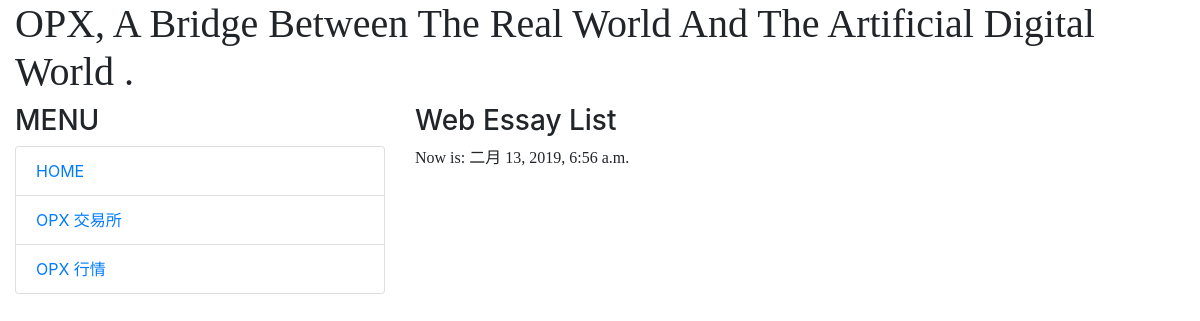
The app's page /, older data.
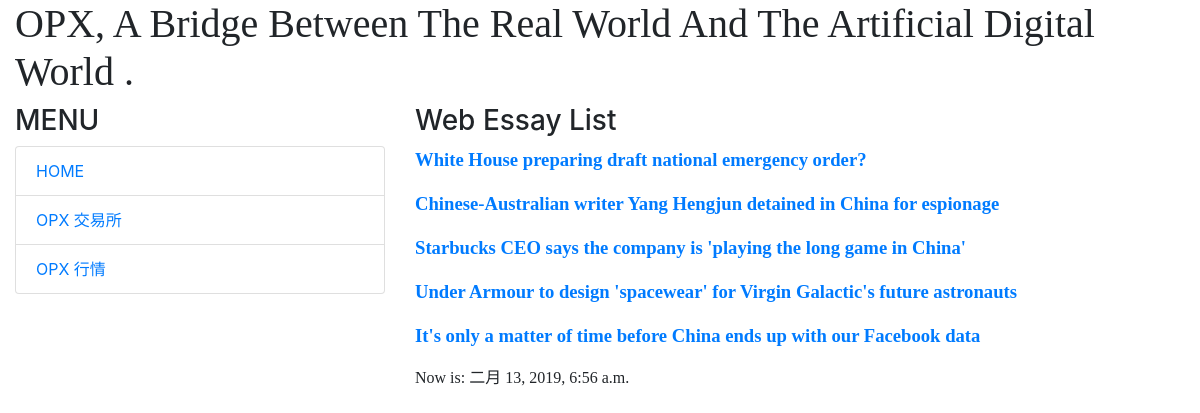
The same page, newer data.
### mainsite/models.py (models this page shows, shortened)
class Post(models.Model):
    title = models.CharField(max_length=200)
    slug = models.CharField(max_length=200)
    body = models.TextField()
    pub_date = models.DateTimeField(default=timezone.now)
    class Meta:
        ordering = ('pub_date',)

### mainsite/views.py (the view)
# urls.py: path('', homepage),
def homepage(request):
    template = get_template('index.html')
    posts = Post.objects.all()
    now = datetime.now()
    html = template.render(locals())  # type: Any
    return HttpResponse(html)

### templates/index.html (shortened to what this page needs)
{% extends 'base.html'%}
{% block headmessage %}
<h3 style ='font-family：roman;'>Web Essay List</h3>
{% endblock %}
{% block content %}
    {% for post in posts %}
    <p style = 'font-family:微软雅黑; font-size:14pt; font-weight:bold;'>
    <a href='/post/{{post.slug}}'> {{post.title}}</a>
    </p>
    {% endfor %}
{% endblock %}

### templates/base.html (shortened to what this page needs)
<!DOCTYPE html>
<html lang="en">
<head>
    <link rel="stylesheet" href="../static/bootstrap-4.3.0-dist/css/bootstrap.css">
</head>
<body>
<div class = 'container-fluid'>
    {% include 'header.html'%}
    <div class='row'>
        <div class ='col-sm-4 col-md-4'>
            <div class='panel panel-default'>
                <div class='panel-heading'>
                    <h3>
                        MENU
                    </h3>
                </div>
                <div class ='panel-body'>
                    <div class='list-group'>
                        <a href='/' class='list-group-item'>HOME</a>
                        <a href='https://www.opex.info' class='list-group-item'>OPX 交易所</a>
                        <a href='https://www.feixiaohao.com/currencies/opesprotocol/' class='list-group-item'>OPX 行情</a>
                    </div>
                </div>
            </div>
        </div>
        <div class='col-sm-8 col-md-8'>
            <div class ='panel panel-default'>
                <div class='panel-heading'>
                {% block headmessage %} {% endblock %}
                </div>
    <div class='panel-body'>
        {% block content %} {% endblock %}
        </div>
        <div class='panel-footer'>
            {% include 'footer.html'%}
        </div>
            </div>
        </div>
    </div>
</div>
</body>
</html>

### templates/header.html
<h1 style ="font-family:Times New Roman; color:dark"> OPX, A Bridge Between The Real World And The Artificial Digital  World . </h1>

### templates/footer.html
{% block footer %}
{% if now is not None %}
<p style ='font-family:微软雅黑;'> Now is: {{now}}</p>
{% endif %}
{% endblock %}

Row changes from the older to the newer data that the page shows:
added Post: title "White House preparing draft national emergency order?"
added Post: title "Chinese-Australian writer Yang Hengjun detained in China for espionage"
added Post: title "Starbucks CEO says the company is 'playing the long game in China'"
added Post: title "Under Armour to design 'spacewear' for Virgin Galactic's future astronauts"
added Post: title "It's only a matter of time before China ends up with our Facebook data"
